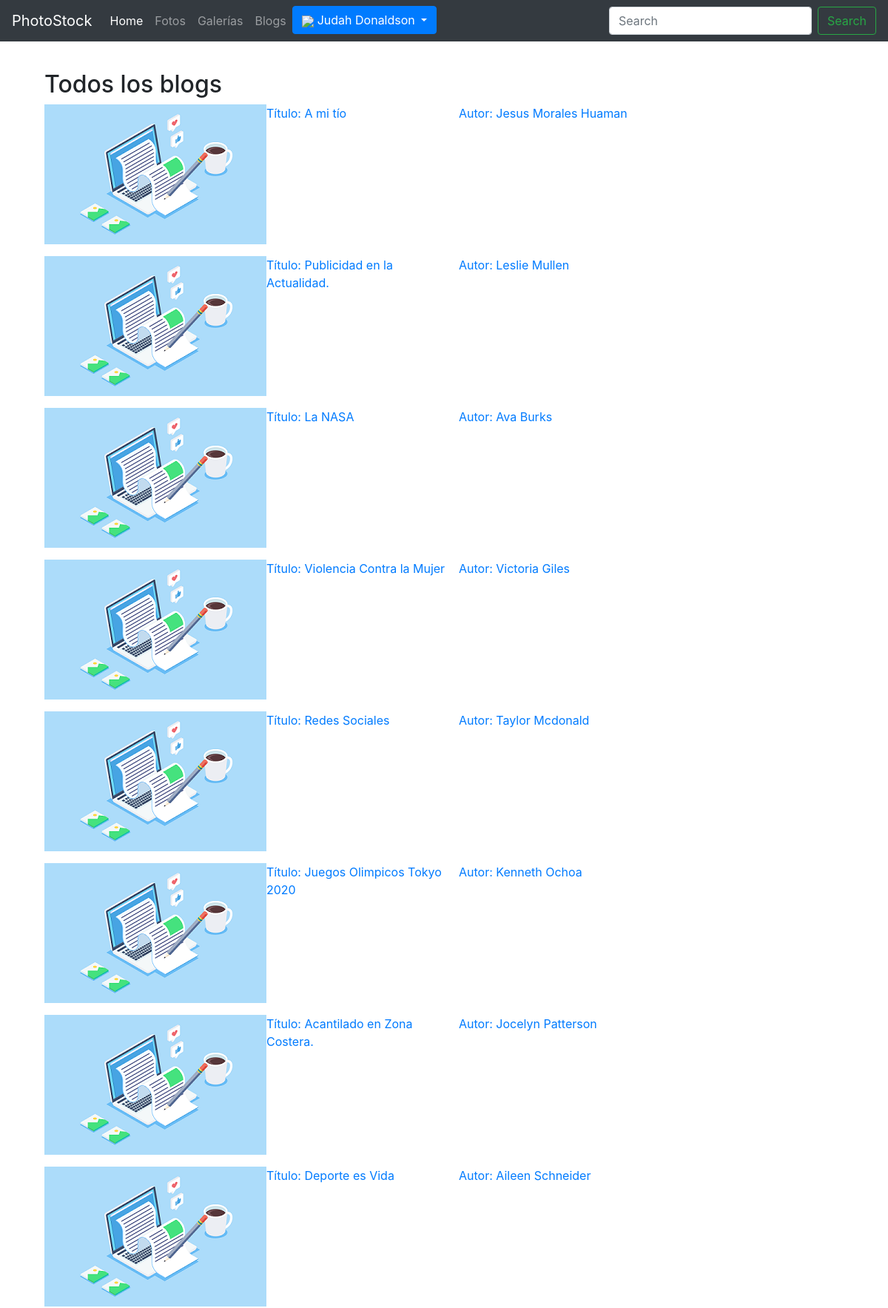
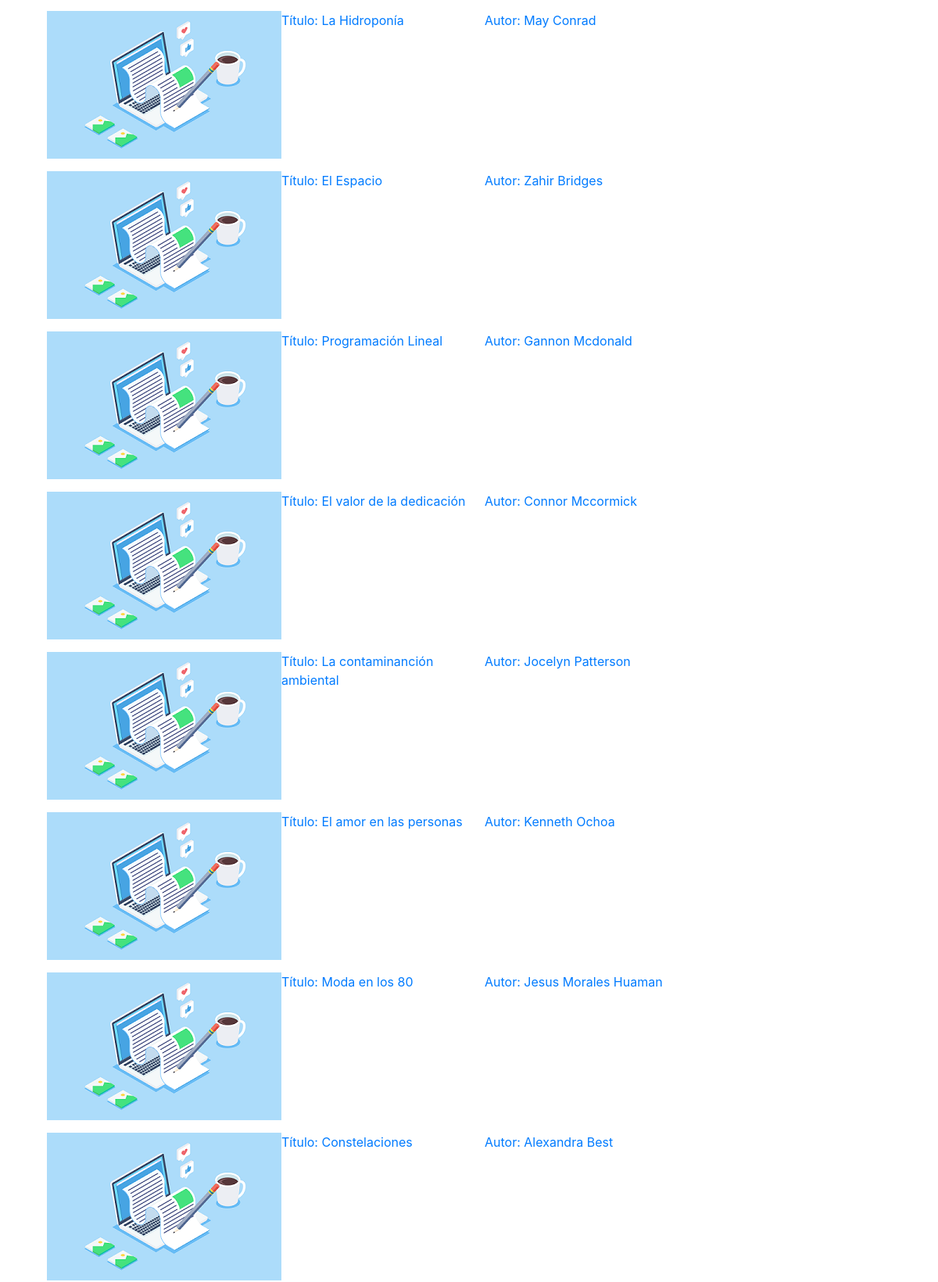
The app's page /blogs.php (signed in, upper part) with its own data (2 pictures, top to bottom).
### tables this page shows
CREATE TABLE blogs(
    id_blog BIGINT PRIMARY KEY AUTO_INCREMENT,
    id_usuario BIGINT NOT NULL,
    fecha_blog DATE NOT NULL DEFAULT CURRENT_DATE,
    nombre_blog VARCHAR(50) NOT NULL,
    contenido TEXT NOT NULL,
    id_foto BIGINT NULL,
    FOREIGN KEY (id_usuario) REFERENCES usuarios(id_usuario),
    FOREIGN KEY (id_foto) REFERENCES fotos(id_foto)
    );

CREATE TABLE usuarios(
    id_usuario BIGINT PRIMARY KEY AUTO_INCREMENT,
    username VARCHAR(50) UNIQUE NOT NULL,
    password VARCHAR(250) NOT NULL,
    nombres VARCHAR(100) NOT NULL,
    apellidos VARCHAR(100)NOT NULL,
    nacimiento DATE NOT NULL,
    direccion TEXT NOT NULL,
    sobre_mi TEXT NULL,
    foto TEXT NULL
    );

### controladores/obtener_todos_blogs.php (the view, shortened to what this page needs)
<?php
include "conexion.php";
$sql = "CALL obtener_todos_blogs;";
$result = mysqli_query($conexion,$sql);
if (mysqli_num_rows($result) > 0) {
    while($row = mysqli_fetch_assoc($result)) {
        $id_blog =$row['id_blog'];
        $titulo = $row['nombre_blog'];
        $Nombres = $row['nombres'];
        $apellidos = $row['apellidos'];
        ?>
        <a href="blog.php?id_blog=<?php echo $id_blog;?>">
            <figure class = "grid-blog">
                <img clas = "img-blog" src="assets/img/blog.png" alt="">
                <figcaption><?php echo "Título: ".$titulo;?></figcaption>
                <figcaption><?php echo "Autor: $Nombres $apellidos";?></figcaption>
            </figure>
        </a>
    <?php }
    }else echo "No se han encontrado resultados";
?>

### assets/css/index.css (style rules this page uses)
body { align-items: center; }

### assets/css/main.css (style rules this page uses)
.grid-blog { display: grid; grid-template-columns: repeat(4,1fr); }

### records on screen
blogs: nombre_blog "A mi tío", id_usuario.nombres "Jesus", id_usuario.apellidos "Morales Huaman"
blogs: nombre_blog "Publicidad en la Actualidad.", id_usuario.nombres "Leslie", id_usuario.apellidos "Mullen"
blogs: nombre_blog "La NASA", id_usuario.nombres "Ava", id_usuario.apellidos "Burks"
blogs: nombre_blog "Violencia Contra la Mujer", id_usuario.nombres "Victoria", id_usuario.apellidos "Giles"
blogs: nombre_blog "Redes Sociales", id_usuario.nombres "Taylor", id_usuario.apellidos "Mcdonald"
blogs: nombre_blog "Juegos Olimpicos Tokyo 2020", id_usuario.nombres "Kenneth", id_usuario.apellidos "Ochoa"
blogs: nombre_blog "Acantilado en Zona Costera.", id_usuario.nombres "Jocelyn", id_usuario.apellidos "Patterson"
blogs: nombre_blog "Deporte es Vida", id_usuario.nombres "Aileen", id_usuario.apellidos "Schneider"
blogs: nombre_blog "La Hidroponía", id_usuario.nombres "May", id_usuario.apellidos "Conrad"
blogs: nombre_blog "El Espacio", id_usuario.nombres "Zahir", id_usuario.apellidos "Bridges"
blogs: nombre_blog "Programación Lineal", id_usuario.nombres "Gannon", id_usuario.apellidos "Mcdonald"
blogs: nombre_blog "El valor de la dedicación", id_usuario.nombres "Connor", id_usuario.apellidos "Mccormick"
blogs: nombre_blog "La contaminanción ambiental", id_usuario.nombres "Jocelyn", id_usuario.apellidos "Patterson"
blogs: nombre_blog "El amor en las personas", id_usuario.nombres "Kenneth", id_usuario.apellidos "Ochoa"
blogs: nombre_blog "Moda en los 80", id_usuario.nombres "Jesus", id_usuario.apellidos "Morales Huaman"
blogs: nombre_blog "Constelaciones", id_usuario.nombres "Alexandra", id_usuario.apellidos "Best"

### other values on screen
$_SESSION ['nombres'] "Judah"
$_SESSION['apellidos'] "Donaldson"
